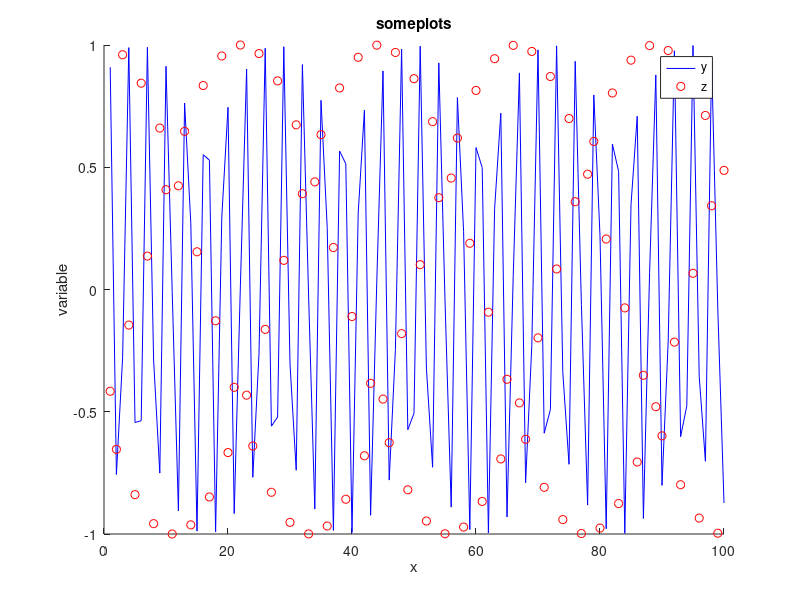

Write the MATLAB code that produced this figure. (Note: this script raises an error after producing the figure.)
function makeplots

x=1:1:100;
y=sin(2*x);
z=cos(2*x);

figure(1);
hold on
plot(x,y,'b-',x,z,'ro')
title('someplots')
xlabel('x')
ylabel('variable')
legend('y','z')

myStyle = hgexport('factorystyle');
myStyle.Resolution=480;
myStyle.Format='png';

outfile='c:/users/davidchristopherson/documents/matlab/~testing/Results/plotsout.png';
hgexport(gcf,outfile,myStyle)